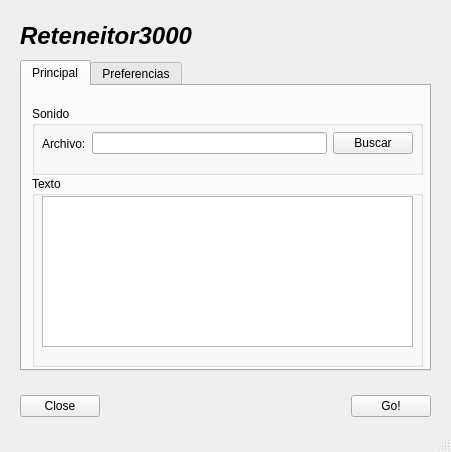
<?xml version="1.0" encoding="UTF-8"?>
<ui version="4.0">
 <class>reteneitor3000</class>
 <widget class="QMainWindow" name="reteneitor3000">
  <property name="geometry">
   <rect>
    <x>0</x>
    <y>0</y>
    <width>451</width>
    <height>452</height>
   </rect>
  </property>
  <property name="windowTitle">
   <string>Reteneitor3000</string>
  </property>
  <widget class="QWidget" name="centralwidget">
   <widget class="QLabel" name="titulo">
    <property name="geometry">
     <rect>
      <x>20</x>
      <y>20</y>
      <width>241</width>
      <height>31</height>
     </rect>
    </property>
    <property name="font">
     <font>
      <pointsize>18</pointsize>
      <weight>75</weight>
      <italic>true</italic>
      <bold>true</bold>
     </font>
    </property>
    <property name="text">
     <string>Reteneitor3000</string>
    </property>
   </widget>
   <widget class="QLabel" name="logo">
    <property name="geometry">
     <rect>
      <x>270</x>
      <y>10</y>
      <width>141</width>
      <height>71</height>
     </rect>
    </property>
    <property name="text">
     <string/>
    </property>
    <property name="pixmap">
     <pixmap resource="reteneitor3000.qrc">:/datos/imagenes/logo.png</pixmap>
    </property>
   </widget>
   <widget class="QTabWidget" name="tabWidget">
    <property name="geometry">
     <rect>
      <x>20</x>
      <y>60</y>
      <width>411</width>
      <height>311</height>
     </rect>
    </property>
    <property name="currentIndex">
     <number>0</number>
    </property>
    <widget class="QWidget" name="tab">
     <attribute name="title">
      <string>Principal</string>
     </attribute>
     <widget class="QGroupBox" name="groupBox_2">
      <property name="geometry">
       <rect>
        <x>10</x>
        <y>20</y>
        <width>391</width>
        <height>69</height>
       </rect>
      </property>
      <property name="title">
       <string>Sonido</string>
      </property>
      <widget class="QWidget" name="layoutWidget">
       <property name="geometry">
        <rect>
         <x>10</x>
         <y>20</y>
         <width>371</width>
         <height>35</height>
        </rect>
       </property>
       <layout class="QHBoxLayout" name="horizontalLayout_2">
        <item>
         <widget class="QLabel" name="label">
          <property name="text">
           <string>Archivo:</string>
          </property>
         </widget>
        </item>
        <item>
         <widget class="QLineEdit" name="nombreArchivo"/>
        </item>
        <item>
         <widget class="QPushButton" name="abrirArchivo">
          <property name="text">
           <string>Buscar</string>
          </property>
         </widget>
        </item>
       </layout>
      </widget>
     </widget>
     <widget class="QGroupBox" name="groupBox_3">
      <property name="geometry">
       <rect>
        <x>10</x>
        <y>90</y>
        <width>391</width>
        <height>191</height>
       </rect>
      </property>
      <property name="title">
       <string>Texto</string>
      </property>
      <widget class="QTextEdit" name="texto">
       <property name="geometry">
        <rect>
         <x>10</x>
         <y>20</y>
         <width>371</width>
         <height>151</height>
        </rect>
       </property>
      </widget>
     </widget>
    </widget>
    <widget class="QWidget" name="tab_2">
     <attribute name="title">
      <string>Preferencias</string>
     </attribute>
     <widget class="QGroupBox" name="groupBox">
      <property name="geometry">
       <rect>
        <x>10</x>
        <y>20</y>
        <width>381</width>
        <height>100</height>
       </rect>
      </property>
      <property name="title">
       <string>Salida</string>
      </property>
      <widget class="QWidget" name="layoutWidget">
       <property name="geometry">
        <rect>
         <x>10</x>
         <y>20</y>
         <width>371</width>
         <height>76</height>
        </rect>
       </property>
       <layout class="QHBoxLayout" name="horizontalLayout_4">
        <item>
         <layout class="QVBoxLayout" name="verticalLayout_5">
          <item>
           <widget class="QLabel" name="label_3">
            <property name="text">
             <string>Directorio:</string>
            </property>
           </widget>
          </item>
          <item>
           <widget class="QLabel" name="label_4">
            <property name="text">
             <string>Nombre:</string>
            </property>
           </widget>
          </item>
         </layout>
        </item>
        <item>
         <layout class="QVBoxLayout" name="verticalLayout_4">
          <item>
           <widget class="QLineEdit" name="directorioSalidaLineEdit"/>
          </item>
          <item>
           <widget class="QLineEdit" name="nombreSalidaLineEdit"/>
          </item>
         </layout>
        </item>
        <item>
         <layout class="QVBoxLayout" name="verticalLayout_3">
          <item>
           <widget class="QPushButton" name="buscarDirectorioBoton">
            <property name="text">
             <string>Buscar</string>
            </property>
           </widget>
          </item>
          <item>
           <layout class="QHBoxLayout" name="horizontalLayout_3">
            <item>
             <widget class="QRadioButton" name="mp3RBoton">
              <property name="text">
               <string>mp3</string>
              </property>
             </widget>
            </item>
            <item>
             <widget class="QRadioButton" name="oggRBoton">
              <property name="text">
               <string>ogg</string>
              </property>
              <property name="checked">
               <bool>true</bool>
              </property>
             </widget>
            </item>
           </layout>
          </item>
         </layout>
        </item>
       </layout>
      </widget>
     </widget>
    </widget>
   </widget>
   <widget class="QWidget" name="layoutWidget">
    <property name="geometry">
     <rect>
      <x>20</x>
      <y>390</y>
      <width>411</width>
      <height>33</height>
     </rect>
    </property>
    <layout class="QHBoxLayout" name="horizontalLayout">
     <item>
      <widget class="QPushButton" name="pushButton">
       <property name="text">
        <string>Close</string>
       </property>
      </widget>
     </item>
     <item>
      <spacer name="horizontalSpacer">
       <property name="orientation">
        <enum>Qt::Horizontal</enum>
       </property>
       <property name="sizeHint" stdset="0">
        <size>
         <width>40</width>
         <height>20</height>
        </size>
       </property>
      </spacer>
     </item>
     <item>
      <widget class="QPushButton" name="goBoton">
       <property name="text">
        <string>Go!</string>
       </property>
      </widget>
     </item>
    </layout>
   </widget>
   <widget class="QWidget" name="layoutWidget">
    <property name="geometry">
     <rect>
      <x>0</x>
      <y>0</y>
      <width>2</width>
      <height>2</height>
     </rect>
    </property>
    <layout class="QVBoxLayout" name="verticalLayout_2"/>
   </widget>
  </widget>
  <widget class="QMenuBar" name="menubar">
   <property name="geometry">
    <rect>
     <x>0</x>
     <y>0</y>
     <width>451</width>
     <height>27</height>
    </rect>
   </property>
  </widget>
  <widget class="QStatusBar" name="statusbar"/>
 </widget>
 <resources>
  <include location="reteneitor3000.qrc"/>
 </resources>
 <connections>
  <connection>
   <sender>pushButton</sender>
   <signal>clicked()</signal>
   <receiver>reteneitor3000</receiver>
   <slot>close()</slot>
   <hints>
    <hint type="sourcelabel">
     <x>74</x>
     <y>409</y>
    </hint>
    <hint type="destinationlabel">
     <x>15</x>
     <y>374</y>
    </hint>
   </hints>
  </connection>
 </connections>
</ui>
